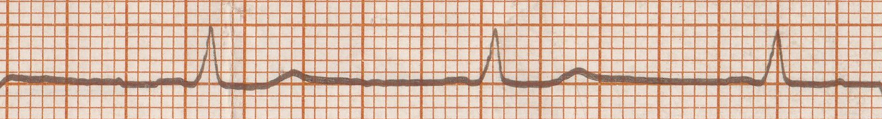
#> input picture lead-pictures/002-49853179.png, 1764 x 238 px (shown at 1/2 size)
$ python -i image_manipulation.py   (imports and definitions only)
#> lines starting #> are read from the running program, lines starting #| are printed output that depends on the picture
import os
# [3 lines not run here, left out]

import cv2
import numpy as np

# Super janky but makes backwards compatibility easier
from ecgdigitize.vision import getLinesInDirection
from ecgdigitize.visualization import *
from ecgdigitize.common import *
from ecgdigitize.grid import *


# [53 lines left out: functions removeNonGridLines, cropImageToGrid, not called in this run]


def cropToGridAndIsolateLinesDemo(image):
    # [8 lines of commented-out code are left out]
    gray = cv2.cvtColor(image, cv2.COLOR_BGR2GRAY) # Uses equation (2) from `2014 - ECG dig IEEE (Mallawaarachchi)`
    # displayImages([(gray, Color.greyscale, "Gray")])

    _, binary = cv2.threshold(gray, 20, 256, cv2.THRESH_BINARY_INV)
    # # displayImages([(binary, Color.greyscale, "Binary")])

    element = cv2.getStructuringElement(cv2.MORPH_ERODE, (2,2))
    binary = cv2.erode(binary, element)

    lines = traceGridlines(image)

    # overlayImage = overlayLines(lines, cv2.cvtColor(binary, cv2.COLOR_GRAY2BGR))
    # displayImages([(binary, Color.BGR, "Grid and signal")]) # , (overlayImage, Color.BGR, "overlayImage")])

>>> import cv2
>>> picture = cv2.imread('../lead-pictures/002-49853179.png')
#> picture is the input picture: shape (238, 1764, 3); mean B, G, R 167.8, 187, 217.8
>>> result = cropToGridAndIsolateLinesDemo(picture)
#> in cropToGridAndIsolateLinesDemo, `gray = cv2.cvtColor(image, cv2.COLOR_BGR2GRAY)`:
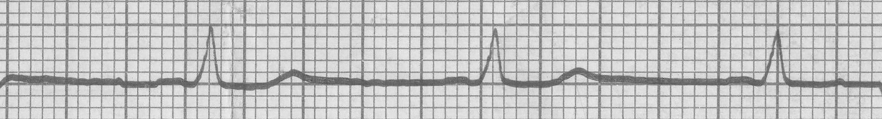
#> gray: shape (238, 1764) (shown at 1/2 size); min 69, max 248, mean 194
#> in cropToGridAndIsolateLinesDemo, `_, binary = cv2.threshold(gray, 20, 256, cv2.THRESH_BINARY_INV)`: binary: shape (238, 1764); every value is 0
#> (the run stopped early here; a loop or call above may not have finished)

$ run again, on lead-pictures/002-81476687.png
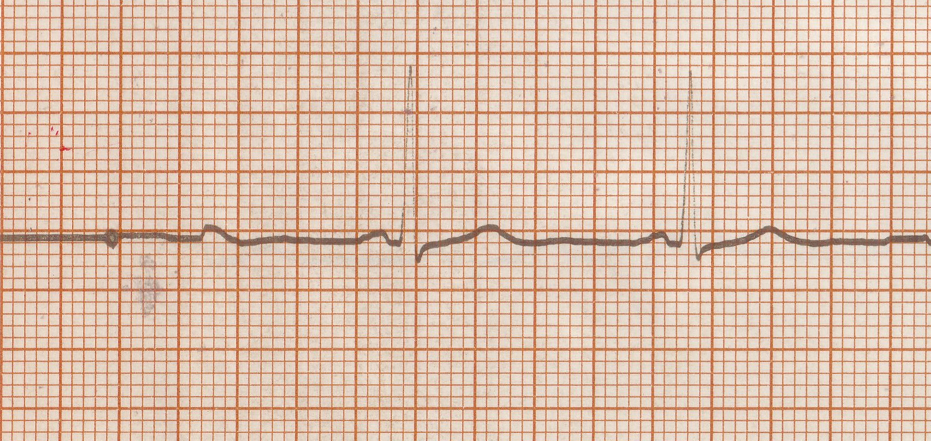
#> input picture lead-pictures/002-81476687.png, 1861 x 881 px (shown at 1/2 size)
#> picture is the input picture: shape (881, 1861, 3); mean B, G, R 169.7, 189.8, 220.4
#> in cropToGridAndIsolateLinesDemo, `gray = cv2.cvtColor(image, cv2.COLOR_BGR2GRAY)`:
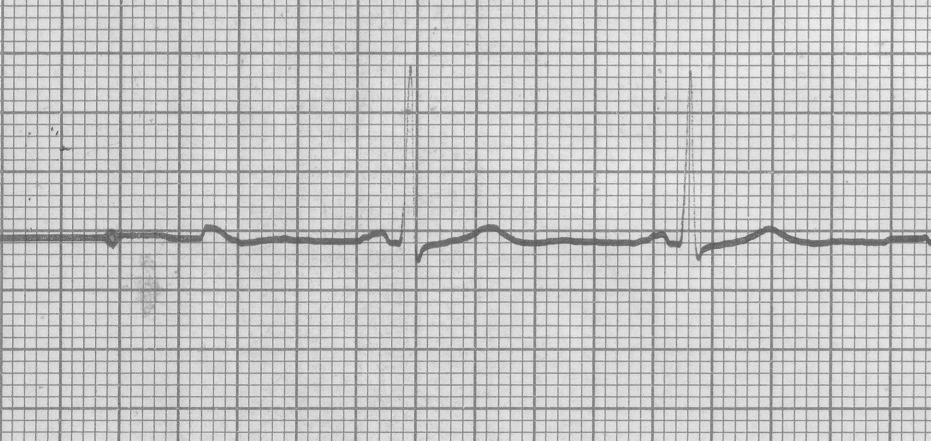
#> gray: shape (881, 1861) (shown at 1/2 size); min 59, max 250, mean 196.7
#> binary: shape (881, 1861); every value is 0

$ run again, on lead-pictures/002-99471875.png
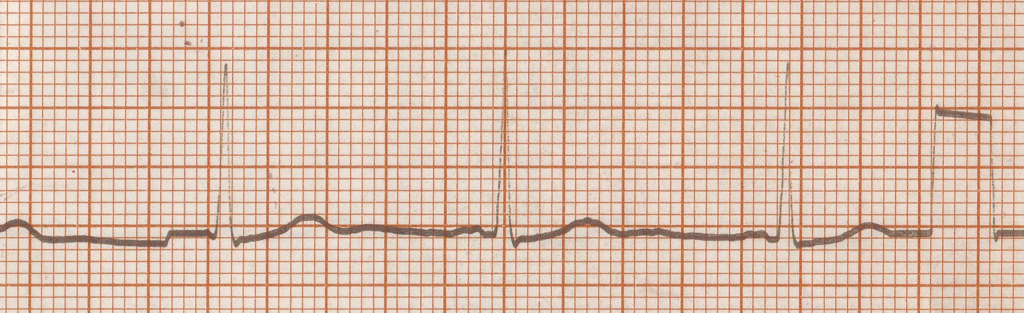
#> input picture lead-pictures/002-99471875.png, 2048 x 626 px (shown at 1/2 size)
#> picture is the input picture: shape (626, 2048, 3); mean B, G, R 171.8, 189.9, 219.5
#> in cropToGridAndIsolateLinesDemo, `gray = cv2.cvtColor(image, cv2.COLOR_BGR2GRAY)`:
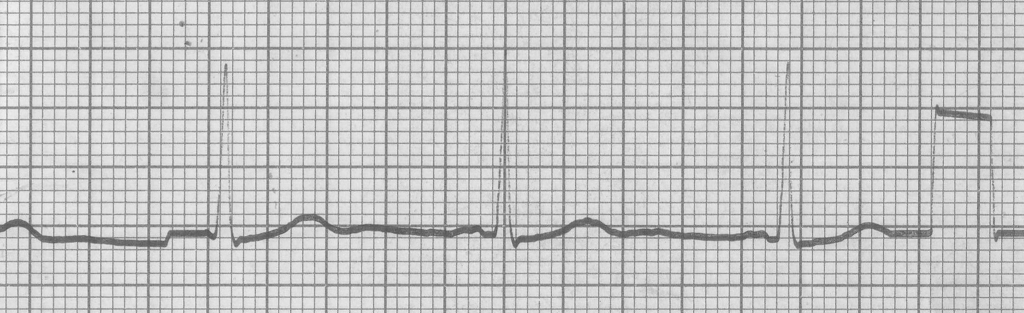
#> gray: shape (626, 2048) (shown at 1/2 size); min 75, max 250, mean 196.7
#> binary: shape (626, 2048); every value is 0

$ run again, on lead-pictures/007-90692182.png
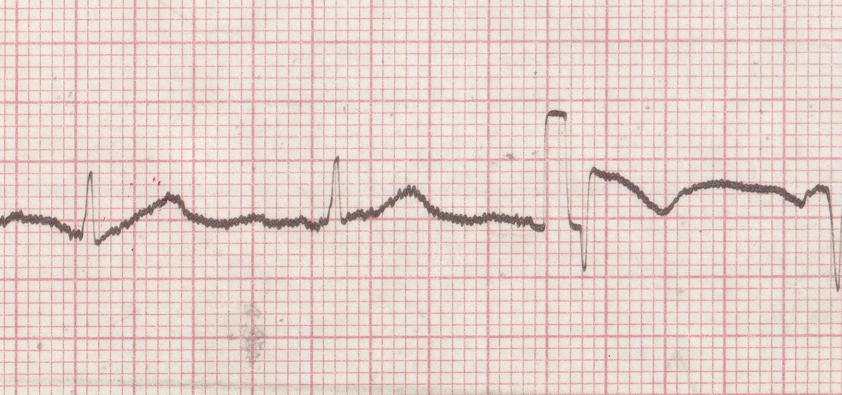
#> input picture lead-pictures/007-90692182.png, 1683 x 790 px (shown at 1/2 size)
#> picture is the input picture: shape (790, 1683, 3); mean B, G, R 204, 209.8, 229.8
#> in cropToGridAndIsolateLinesDemo, `gray = cv2.cvtColor(image, cv2.COLOR_BGR2GRAY)`:
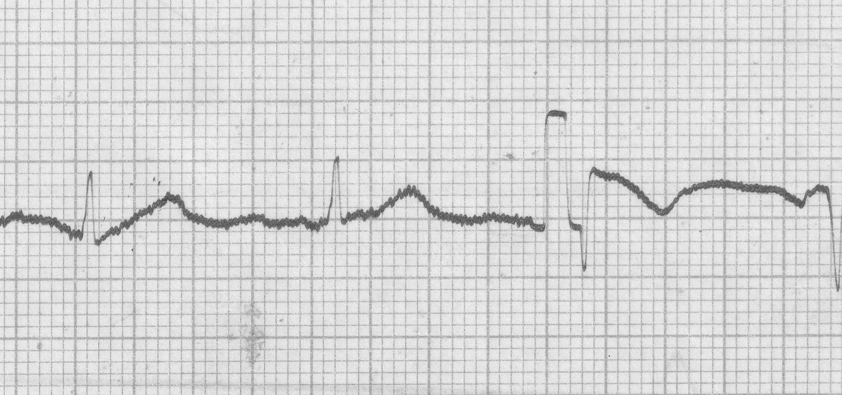
#> gray: shape (790, 1683) (shown at 1/2 size); min 60, max 250, mean 215.1
#> binary: shape (790, 1683); every value is 0
